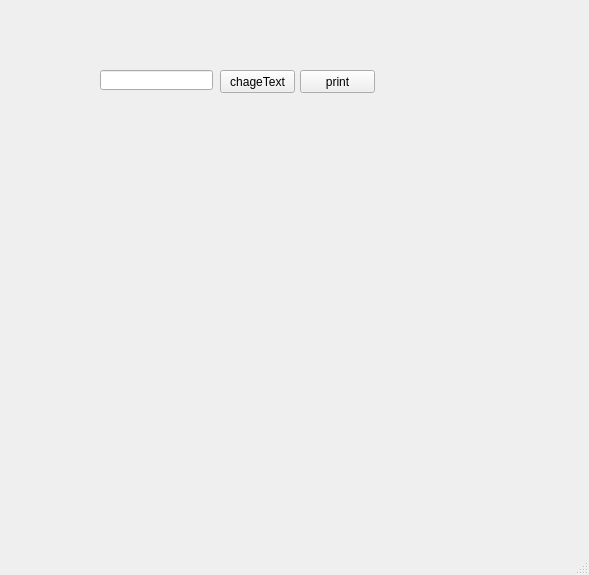
<?xml version="1.0" encoding="UTF-8"?>
<ui version="4.0">
 <class>MainWindow</class>
 <widget class="QMainWindow" name="MainWindow">
  <property name="geometry">
   <rect>
    <x>0</x>
    <y>0</y>
    <width>589</width>
    <height>575</height>
   </rect>
  </property>
  <property name="windowTitle">
   <string>MainWindow</string>
  </property>
  <property name="animated">
   <bool>true</bool>
  </property>
  <widget class="QWidget" name="centralwidget">
   <widget class="QLineEdit" name="lineEdit">
    <property name="geometry">
     <rect>
      <x>100</x>
      <y>70</y>
      <width>113</width>
      <height>20</height>
     </rect>
    </property>
   </widget>
   <widget class="QPushButton" name="pushButton_ct">
    <property name="geometry">
     <rect>
      <x>220</x>
      <y>70</y>
      <width>75</width>
      <height>23</height>
     </rect>
    </property>
    <property name="text">
     <string>chageText</string>
    </property>
   </widget>
   <widget class="QPushButton" name="pushButton_p">
    <property name="geometry">
     <rect>
      <x>300</x>
      <y>70</y>
      <width>75</width>
      <height>23</height>
     </rect>
    </property>
    <property name="text">
     <string>print</string>
    </property>
   </widget>
   <widget class="QLabel" name="label">
    <property name="geometry">
     <rect>
      <x>100</x>
      <y>40</y>
      <width>271</width>
      <height>20</height>
     </rect>
    </property>
    <property name="text">
     <string/>
    </property>
   </widget>
  </widget>
  <widget class="QMenuBar" name="menubar">
   <property name="geometry">
    <rect>
     <x>0</x>
     <y>0</y>
     <width>589</width>
     <height>21</height>
    </rect>
   </property>
  </widget>
  <widget class="QStatusBar" name="statusbar"/>
 </widget>
 <resources/>
 <connections/>
</ui>
